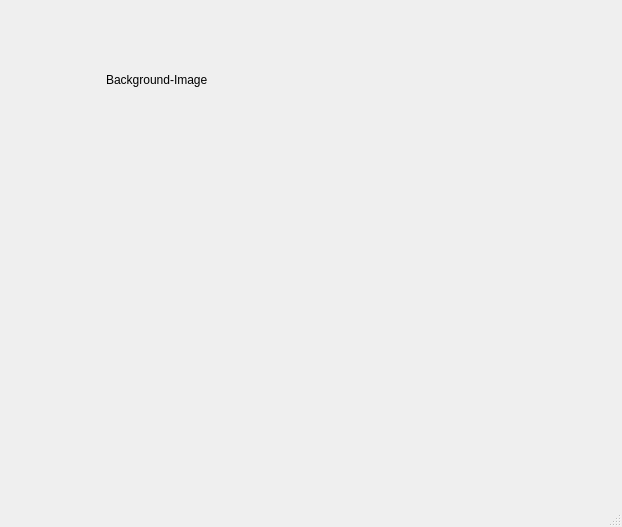
<?xml version="1.0" encoding="UTF-8"?>
<ui version="4.0">
 <class>MainWindow</class>
 <widget class="QMainWindow" name="MainWindow">
  <property name="geometry">
   <rect>
    <x>0</x>
    <y>0</y>
    <width>622</width>
    <height>527</height>
   </rect>
  </property>
  <property name="windowTitle">
   <string>MainWindow</string>
  </property>
  <widget class="QWidget" name="centralwidget">
   <widget class="QLabel" name="label">
    <property name="geometry">
     <rect>
      <x>106</x>
      <y>70</y>
      <width>181</width>
      <height>20</height>
     </rect>
    </property>
    <property name="text">
     <string>Background-Image</string>
    </property>
   </widget>
   <widget class="QLabel" name="label_2">
    <property name="geometry">
     <rect>
      <x>10</x>
      <y>90</y>
      <width>541</width>
      <height>351</height>
     </rect>
    </property>
    <property name="styleSheet">
     <string notr="true"/>
    </property>
    <property name="text">
     <string/>
    </property>
    <property name="pixmap">
     <pixmap resource="../Archivos/Recursos.qrc">:/Logos/993971.png</pixmap>
    </property>
    <property name="scaledContents">
     <bool>true</bool>
    </property>
   </widget>
  </widget>
  <widget class="QMenuBar" name="menubar">
   <property name="geometry">
    <rect>
     <x>0</x>
     <y>0</y>
     <width>622</width>
     <height>21</height>
    </rect>
   </property>
  </widget>
  <widget class="QStatusBar" name="statusbar"/>
 </widget>
 <resources>
  <include location="../Archivos/Recursos.qrc"/>
 </resources>
 <connections/>
</ui>
